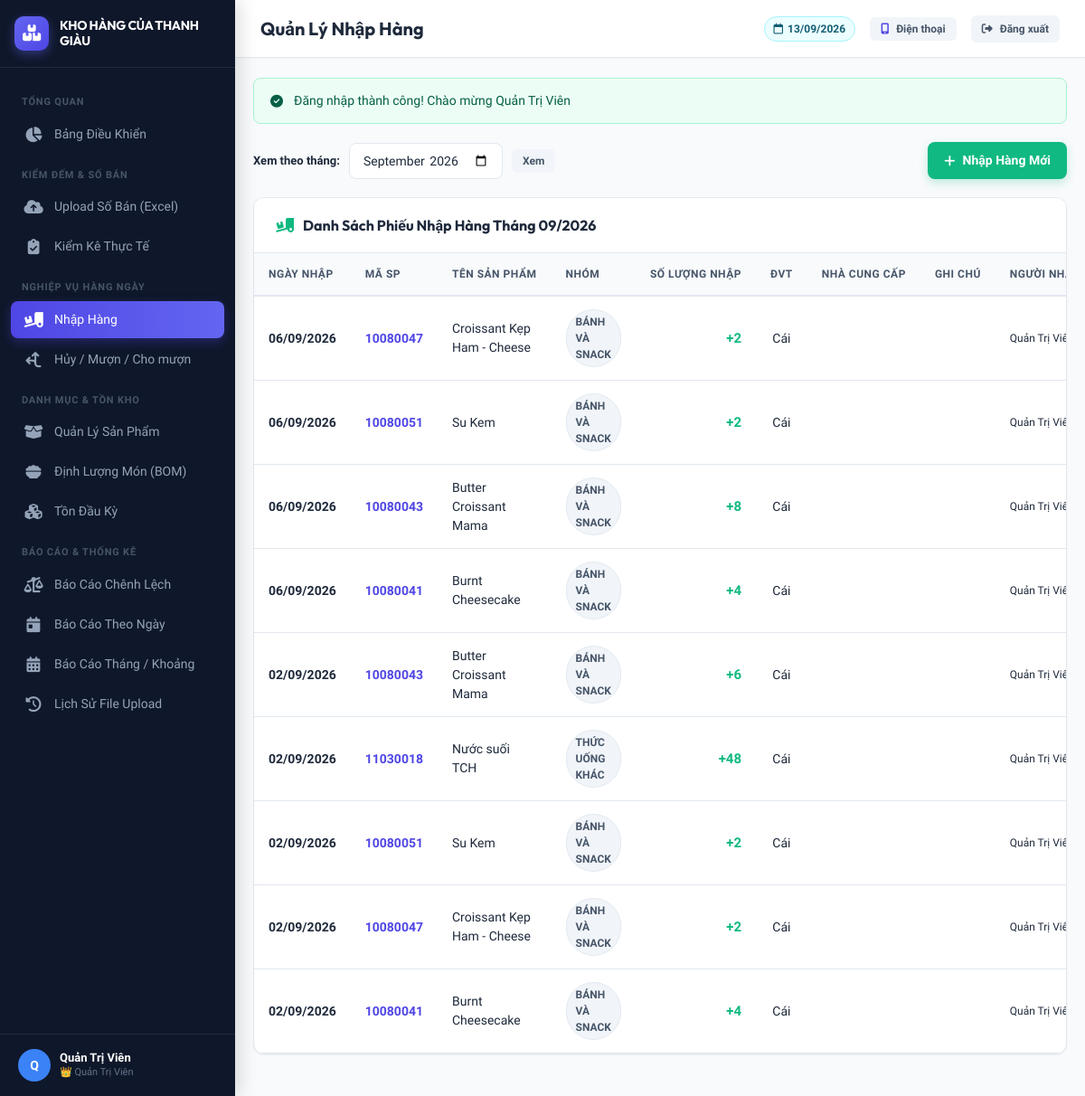
/nhaphang/danh_sach.php (signed in), run on the app's committed database.
### tables this page shows
CREATE TABLE `nhap_hang` (
  `id` int(11) NOT NULL AUTO_INCREMENT,
  `san_pham_id` int(11) NOT NULL,
  `ngay_nhap` date NOT NULL,
  `so_luong` decimal(12,2) NOT NULL DEFAULT 0.00,
  `nha_cung_cap` varchar(255) DEFAULT NULL,
  `ghi_chu` varchar(255) DEFAULT NULL,
  `nguoi_nhap_id` int(11) DEFAULT NULL,
  `created_at` datetime NOT NULL DEFAULT current_timestamp(),
  `updated_at` datetime DEFAULT NULL ON UPDATE current_timestamp(),
  PRIMARY KEY (`id`),
  KEY `idx_ngay_nhap` (`ngay_nhap`),
  KEY `idx_san_pham` (`san_pham_id`),
  KEY `nguoi_nhap_id` (`nguoi_nhap_id`),
  CONSTRAINT `nhap_hang_ibfk_1` FOREIGN KEY (`san_pham_id`) REFERENCES `san_pham` (`id`) ON DELETE CASCADE,
  CONSTRAINT `nhap_hang_ibfk_2` FOREIGN KEY (`nguoi_nhap_id`) REFERENCES `users` (`id`) ON DELETE SET NULL
);

CREATE TABLE `san_pham` (
  `id` int(11) NOT NULL AUTO_INCREMENT,
  `ma_sp` varchar(50) NOT NULL,
  `ten_sp` varchar(255) NOT NULL,
  `nhom_sp` varchar(100) NOT NULL COMMENT 'B??nh, ????? ??n, N?????c su???i, ????? u???ng pha ch???...',
  `don_vi_tinh` varchar(50) NOT NULL DEFAULT 'C??i',
  `can_kiem_ke` tinyint(1) NOT NULL DEFAULT 1 COMMENT '1: C???n ki???m k??, 0: B??? qua khi ki???m k??',
  `trang_thai` tinyint(1) NOT NULL DEFAULT 1 COMMENT '1: Ho???t ?????ng, 0: ???? x??a m???m',
  `ghi_chu` text DEFAULT NULL,
  `created_at` datetime NOT NULL DEFAULT current_timestamp(),
  `updated_at` datetime DEFAULT NULL ON UPDATE current_timestamp(),
  PRIMARY KEY (`id`),
  UNIQUE KEY `ma_sp` (`ma_sp`),
  KEY `idx_ma_sp` (`ma_sp`),
  KEY `idx_can_kiem_ke` (`can_kiem_ke`),
  KEY `idx_trang_thai` (`trang_thai`)
);

CREATE TABLE `users` (
  `id` int(11) NOT NULL AUTO_INCREMENT,
  `username` varchar(50) NOT NULL,
  `password` varchar(255) NOT NULL,
  `ho_ten` varchar(100) NOT NULL,
  `email` varchar(100) DEFAULT NULL,
  `vai_tro` enum('admin','nhan_vien') NOT NULL DEFAULT 'admin',
  `trang_thai` tinyint(1) NOT NULL DEFAULT 1 COMMENT '1: Ho???t ?????ng, 0: Kh??a',
  `created_at` datetime NOT NULL DEFAULT current_timestamp(),
  `updated_at` datetime DEFAULT NULL ON UPDATE current_timestamp(),
  PRIMARY KEY (`id`),
  UNIQUE KEY `username` (`username`)
);

### includes/functions.php (called while the page is built, shortened)
<?php
function formatNumber($number, $decimals = 2) {
    $val = (float)$number;
    if (floor($val) == $val) {
        return number_format($val, 0, ',', '.');
    }
    return rtrim(rtrim(number_format($val, $decimals, ',', '.'), '0'), ',');
}
function formatDate($dateStr) {
    $time = strtotime($dateStr);
    return $time ? date('d/m/Y', $time) : $dateStr;
}

### nhaphang/danh_sach.php (the view, shortened to what this page needs)
<?php
require_once __DIR__ . '/../includes/functions.php';
$db = getDB();
$thang = $_GET['thang'] ?? date('Y-m');
$stmt = $db->prepare("
    SELECT nh.*, sp.ma_sp, sp.ten_sp, sp.don_vi_tinh, sp.nhom_sp, u.ho_ten AS nguoi_nhap
    FROM nhap_hang nh
    JOIN san_pham sp ON sp.id = nh.san_pham_id
    LEFT JOIN users u ON u.id = nh.nguoi_nhap_id
    WHERE nh.ngay_nhap LIKE :thang
    ORDER BY nh.ngay_nhap DESC, nh.id DESC
");
$stmt->execute(['thang' => "$thang%"]);
$nhapList = $stmt->fetchAll();
include __DIR__ . '/../includes/header.php';
?>
<div style="display: flex; justify-content: space-between; align-items: center; margin-bottom: 20px; flex-wrap: wrap; gap: 12px;">
    <form method="GET" action="" style="display: flex; align-items: center; gap: 10px;">
        <label class="form-label" style="margin: 0; font-weight: 600;">Xem theo tháng:</label>
        <input type="month" name="thang" class="form-control" value="<?= htmlspecialchars($thang) ?>" onchange="this.form.submit()" style="width: 170px;">
        <button type="submit" class="btn btn-secondary btn-sm">Xem</button>
    </form>
    <a href="<?= BASE_URL ?>/nhaphang/them.php" class="btn btn-success">
        <i class="fa-solid fa-plus"></i> Nhập Hàng Mới
    </a>
</div>
<div class="card">
    <div class="card-header">
        <h2 class="card-title">
            <i class="fa-solid fa-truck-ramp-box" style="color: var(--success);"></i>
            Danh Sách Phiếu Nhập Hàng Tháng <?= date('m/Y', strtotime($thang . '-01')) ?>
        </h2>
    </div>
    <div class="card-body" style="padding: 0;">
        <div class="table-responsive">
            <table class="table">
                <thead>
                    <tr>
                        <th>Ngày Nhập</th>
                        <th>Mã SP</th>
                        <th>Tên Sản Phẩm</th>
                        <th>Nhóm</th>
                        <th style="text-align: right;">Số Lượng Nhập</th>
                        <th style="text-align: center;">ĐVT</th>
                        <th>Nhà Cung Cấp</th>
                        <th>Ghi Chú</th>
                        <th>Người Nhập</th>
                    </tr>
                </thead>
                <tbody>
                    <?php if (empty($nhapList)): ?>
                        <tr>
                            <td colspan="10" style="text-align: center; padding: 30px; color: var(--text-muted);">
                                Chưa có phát sinh nhập hàng nào trong tháng này.
                            </td>
                        </tr>
                    <?php else: ?>
                        <?php foreach ($nhapList as $item): ?>
                            <tr>
                                <td><strong><?= formatDate($item['ngay_nhap']) ?></strong></td>
                                <td><strong style="color: var(--primary);"><?= htmlspecialchars($item['ma_sp']) ?></strong></td>
                                <td><?= htmlspecialchars($item['ten_sp']) ?></td>
                                <td><span class="badge badge-secondary"><?= htmlspecialchars($item['nhom_sp']) ?></span></td>
                                <td style="text-align: right; font-weight: 700; color: var(--success); font-size: 15px;">
                                    +<?= formatNumber($item['so_luong']) ?>
                                </td>
                                <td style="text-align: center;"><?= htmlspecialchars($item['don_vi_tinh']) ?></td>
                                <td><?= htmlspecialchars($item['nha_cung_cap'] ?? '-') ?></td>
                                <td style="font-size: 12px; color: var(--text-muted);"><?= htmlspecialchars($item['ghi_chu'] ?? '-') ?></td>
                                <td style="font-size: 12px;"><?= htmlspecialchars($item['nguoi_nhap'] ?? 'Admin') ?></td>
                            </tr>
                        <?php endforeach; ?>
                    <?php endif; ?>
                </tbody>
            </table>
        </div>
    </div>
</div>
<?php include __DIR__ . '/../includes/footer.php'; ?>

### assets/css/style.css (style rules this page uses)
:root { --primary: #4f46e5; --primary-hover: #4338ca; --primary-light: #eef2ff; --secondary: #64748b; --success: #10b981; --success-light: #ecfdf5; --danger: #ef4444; --danger-light: #fef2f2; --warning: #f59e0b; --warning-light: #fffbeb; --info: #06b6d4; --info-light: #ecfeff; --bg-main: #f8fafc; --bg-card: #ffffff; --bg-sidebar: #0f172a; --sidebar-text: #94a3b8; --sidebar-active: #ffffff; --text-primary: #1e293b; --text-secondary: #64748b; --text-muted: #94a3b8; --border-color: #e2e8f0; --border-radius-sm: 8px; --border-radius: 12px; --border-radius-lg: 16px; --shadow-sm: 0 1px 2px 0 rgba(0, 0, 0, 0.05); --shadow: 0 4px 6px -1px rgba(0, 0, 0, 0.07), 0 2px 4px -2px rgba(0, 0, 0, 0.05); --shadow-md: 0 10px 15px -3px rgba(0, 0, 0, 0.08), 0 4px 6px -4px rgba(0, 0, 0, 0.03); --shadow-lg: 0 20px 25px -5px rgba(0, 0, 0, 0.1), 0 8px 10px -6px rgba(0, 0, 0, 0.05); --font-main: 'Be Vietnam Pro', sans-serif; --font-heading: 'Outfit', 'Be Vietnam Pro', sans-serif; }
* { box-sizing: border-box; margin: 0; padding: 0; }
body { font-family: var(--font-main); background-color: var(--bg-main); color: var(--text-primary); line-height: 1.5; -webkit-font-smoothing: antialiased; }
a { color: var(--primary); text-decoration: none; transition: all 0.2s ease; }
.card { background: var(--bg-card); border: 1px solid var(--border-color); border-radius: var(--border-radius); box-shadow: var(--shadow-sm); margin-bottom: 24px; overflow: hidden; transition: transform 0.2s, box-shadow 0.2s; }
.card-header { padding: 18px 24px; border-bottom: 1px solid var(--border-color); display: flex; align-items: center; justify-content: space-between; background-color: #ffffff; }
.card-title { font-family: var(--font-heading); font-size: 16px; font-weight: 700; color: var(--text-primary); display: flex; align-items: center; gap: 10px; }
.card-body { padding: 24px; }
.btn { display: inline-flex; align-items: center; justify-content: center; gap: 8px; padding: 10px 18px; border-radius: var(--border-radius-sm); font-weight: 600; font-size: 14px; border: none; cursor: pointer; transition: all 0.2s ease; text-decoration: none; font-family: var(--font-main); }
.btn-success { background-color: var(--success); color: #fff; box-shadow: 0 4px 10px rgba(16, 185, 129, 0.25); }
.btn-secondary { background-color: #f1f5f9; color: #475569; }
.btn-sm { padding: 6px 12px; font-size: 12px; border-radius: 6px; }
.badge { display: inline-flex; align-items: center; gap: 5px; padding: 4px 10px; border-radius: 9999px; font-size: 12px; font-weight: 600; }
.badge-secondary { background-color: #f1f5f9; color: #475569; border: 1px solid #e2e8f0; }
.table-responsive { width: 100%; overflow-x: auto; -webkit-overflow-scrolling: touch; }
.table { width: 100%; border-collapse: collapse; font-size: 14px; text-align: left; }
.table th { background-color: #f8fafc; color: #475569; font-weight: 700; font-size: 12px; text-transform: uppercase; letter-spacing: 0.5px; padding: 14px 16px; border-bottom: 2px solid var(--border-color); white-space: nowrap; }
.table td { padding: 14px 16px; border-bottom: 1px solid var(--border-color); vertical-align: middle; }
.form-label { display: block; margin-bottom: 6px; font-weight: 600; font-size: 13px; color: var(--text-primary); }
.form-control { width: 100%; padding: 10px 14px; border: 1px solid var(--border-color); border-radius: var(--border-radius-sm); font-family: var(--font-main); font-size: 14px; background-color: #ffffff; color: var(--text-primary); transition: all 0.2s ease; }

### data on the page
nhap_hang: ngay_nhap "06/09/2026", san_pham.ma_sp "10080047", san_pham.ten_sp "Croissant Kẹp Ham - Cheese", san_pham.nhom_sp "BÁNH VÀ SNACK", so_luong "2", san_pham.don_vi_tinh "Cái", nguoi_nhap.ho_ten "Quản Trị…"
nhap_hang: ngay_nhap "06/09/2026", san_pham.ma_sp "10080051", san_pham.ten_sp "Su Kem", san_pham.nhom_sp "BÁNH VÀ SNACK", so_luong "2", san_pham.don_vi_tinh "Cái", nguoi_nhap.ho_ten "Quản Trị…"
nhap_hang: ngay_nhap "06/09/2026", san_pham.ma_sp "10080043", san_pham.ten_sp "Butter Croissant Mama", san_pham.nhom_sp "BÁNH VÀ SNACK", so_luong "8", san_pham.don_vi_tinh "Cái", nguoi_nhap.ho_ten "Quản Trị…"
nhap_hang: ngay_nhap "06/09/2026", san_pham.ma_sp "10080041", san_pham.ten_sp "Burnt Cheesecake", san_pham.nhom_sp "BÁNH VÀ SNACK", so_luong "4", san_pham.don_vi_tinh "Cái", nguoi_nhap.ho_ten "Quản Trị…"
nhap_hang: ngay_nhap "02/09/2026", san_pham.ma_sp "10080043", san_pham.ten_sp "Butter Croissant Mama", san_pham.nhom_sp "BÁNH VÀ SNACK", so_luong "6", san_pham.don_vi_tinh "Cái", nguoi_nhap.ho_ten "Quản Trị…"
nhap_hang: ngay_nhap "02/09/2026", san_pham.ma_sp "11030018", san_pham.ten_sp "Nước suối TCH", san_pham.nhom_sp "THỨC UỐNG KHÁC", so_luong "48", san_pham.don_vi_tinh "Cái", nguoi_nhap.ho_ten "Quản Trị…"
nhap_hang: ngay_nhap "02/09/2026", san_pham.ma_sp "10080051", san_pham.ten_sp "Su Kem", san_pham.nhom_sp "BÁNH VÀ SNACK", so_luong "2", san_pham.don_vi_tinh "Cái", nguoi_nhap.ho_ten "Quản Trị…"
nhap_hang: ngay_nhap "02/09/2026", san_pham.ma_sp "10080047", san_pham.ten_sp "Croissant Kẹp Ham - Cheese", san_pham.nhom_sp "BÁNH VÀ SNACK", so_luong "2", san_pham.don_vi_tinh "Cái", nguoi_nhap.ho_ten "Quản Trị…"
nhap_hang: ngay_nhap "02/09/2026", san_pham.ma_sp "10080041", san_pham.ten_sp "Burnt Cheesecake", san_pham.nhom_sp "BÁNH VÀ SNACK", so_luong "4", san_pham.don_vi_tinh "Cái", nguoi_nhap.ho_ten "Quản Trị…"

### other printed values
$user['ho_ten'] "Quản Trị Viên"
$pageTitle "Quản Lý Nhập Hàng"
$flash['message'] "Đăng nhập thành công! Chào mừng Quản Trị Viên"
date('m/Y', strtotime($thang . '-01')) "09/2026"
